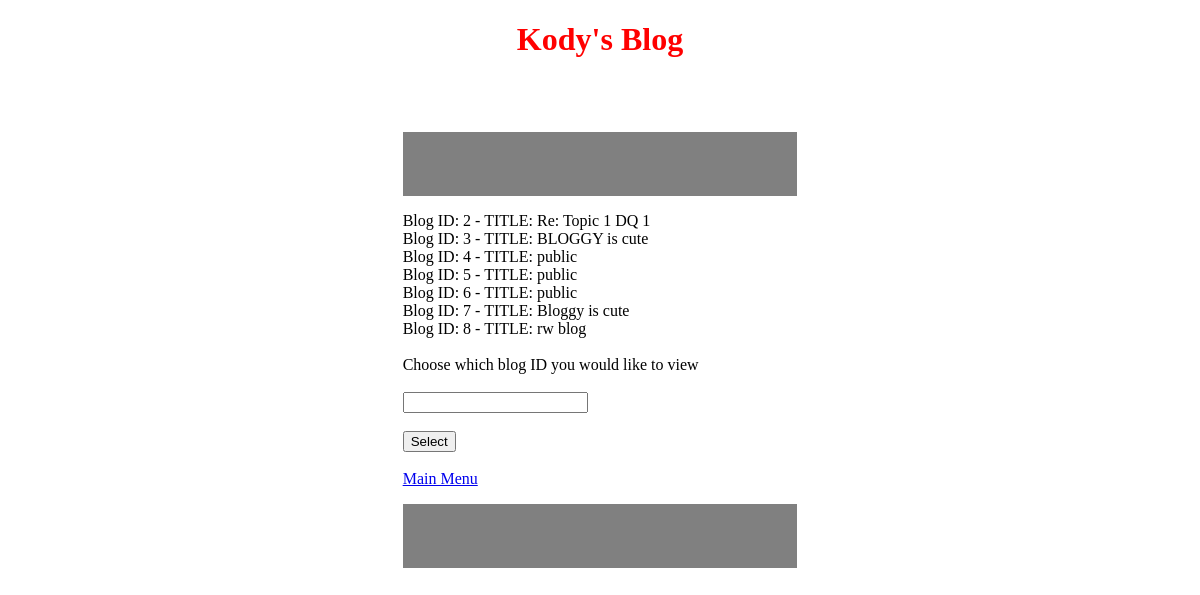
Screenshot of /searchHandler.php (signed in) with the database file from the repository.
### tables this page shows
CREATE TABLE `blog_posts` (
  `BLOG_ID` int(11) NOT NULL,
  `BLOG_TITLE` varchar(100) NOT NULL,
  `BLOG_BODY` varchar(5000) NOT NULL,
  `DATE` timestamp NOT NULL DEFAULT CURRENT_TIMESTAMP,
  `USER_ID` int(11) NOT NULL,
  `BLOG_TOPIC` varchar(100) NOT NULL,
  `BLOG_ACCESS` tinyint(4) NOT NULL
);

### searchHandler.php (the view, shortened to what this page needs)
<!DOCTYPE html>
<html>
<head>
<link rel="stylesheet" href="style.css">
</head>
<body>
<h1>Kody's Blog</h1><br><br>
<article>
	<p>
	<form action="blogPublicView.php" method="POST">
<?php
$title = $_POST["title"];
$body = $_POST["body"];
$blogTopic1 = $_POST["topic1"];
$blogTopic2 = $_POST["topic2"];
$blogTopic3 = $_POST["topic3"];
$blogTopic4 = $_POST["topic4"];
$blogTopic5 = $_POST["topic5"];
$blogTopic6 = $_POST["topic6"];
$blogTopic7 = $_POST["topic7"];
$table1 = $_SESSION["TABLE1"];
$conn = dbConnect();
if($blogTopic1!=null){
    $topicvalue = $blogTopic1;
}elseif($blogTopic2 != null){
    $topicvalue = $blogTopic2;
}elseif ($blogTopic3 != null){
    $topicvalue = $blogTopic3;
}elseif ($blogTopic4 != null){
    $topicvalue = $blogTopic4;
}elseif ($blogTopic5 != null){
    $topicvalue = $blogTopic5;
}elseif ($blogTopic6 != null){
    $topicvalue = $blogTopic6;
}elseif ($blogTopic7 != null){
    $topicvalue = $blogTopic7;
}else {
    $topicvalue = null;
}
if($topicvalue != null && $title == null && $body == null){
    $sql = $conn->query("SELECT BLOG_ID, BLOG_TITLE FROM $table1 WHERE BLOG_TOPIC LIKE '%$topicvalue%' AND BLOG_ACCESS = 1");
    if($sql->num_rows>0){
        while($row = $sql->fetch_assoc()){
            echo $row["BLOG_ID"]." ".$row["BLOG_TITLE"]."<br>";
        }
        echo "<br>";
        echo "Choose which blog ID you would like to view" . "<br>" . "<br>";
    }
}elseif($topicvalue == null && $title == null && $body == null){
    $sql = $conn->query("SELECT BLOG_ID, BLOG_TITLE FROM $table1 WHERE BLOG_ACCESS = 1");
    if($sql->num_rows>0){
        while($row = $sql->fetch_assoc()){
            echo "Blog ID: ".$row["BLOG_ID"]." - TITLE: ".$row["BLOG_TITLE"]."<br>";
        }
        echo "<br>";
        echo "Choose which blog ID you would like to view" . "<br>" . "<br>";
}
}else{
    echo "Error: No blogs found";
}
?>
  <input type="number" name="blogchosen" id="blogchosen" min="1" ><br><br>
  <input type="submit" value="Select"><br><br>
</form>
<a href="index.php">Main Menu</a>
	</p>
</article>
</body>
</html>

### style.css (style rules this page uses)
body { background-color: white; }
h1 { text-align: center; color: red; }
p { background-color: grey; text-align: center; color: black; border: 2px solid grey; padding: 30px; }

### searchHandler.php (style rules this page uses)
article { display: grid; grid-template-columns: 1fr 1fr 1fr; }
article * { grid-column: 2/3; }

### rows the page displays
blog_posts: BLOG_ID "2", BLOG_TITLE "Re: Topic 1 DQ 1"
blog_posts: BLOG_ID "3", BLOG_TITLE "BLOGGY is cute"
blog_posts: BLOG_ID "4", BLOG_TITLE "public"
blog_posts: BLOG_ID "5", BLOG_TITLE "public"
blog_posts: BLOG_ID "6", BLOG_TITLE "public"
blog_posts: BLOG_ID "7", BLOG_TITLE "Bloggy is cute"
blog_posts: BLOG_ID "8", BLOG_TITLE "rw blog"
